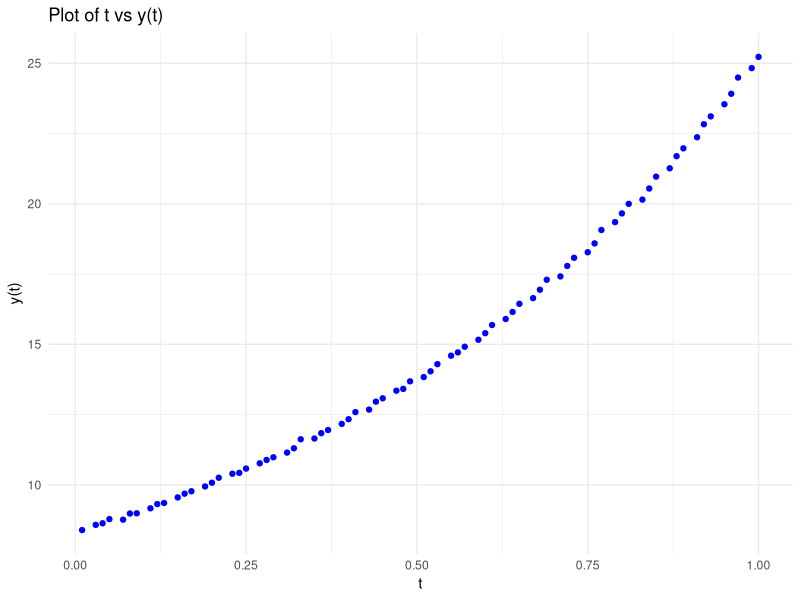
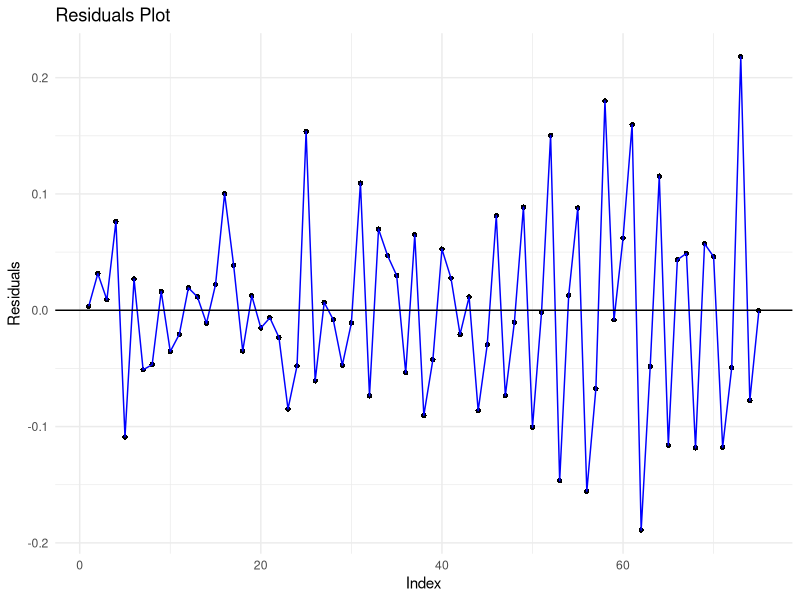
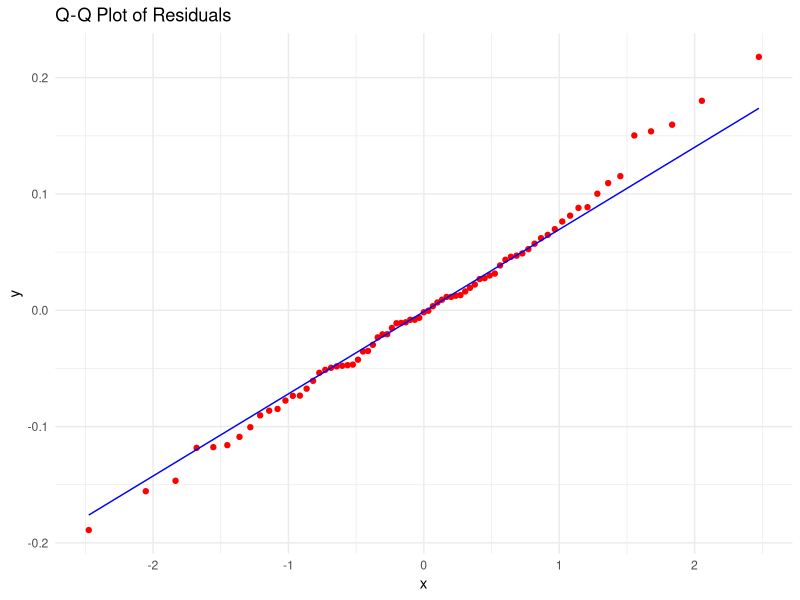
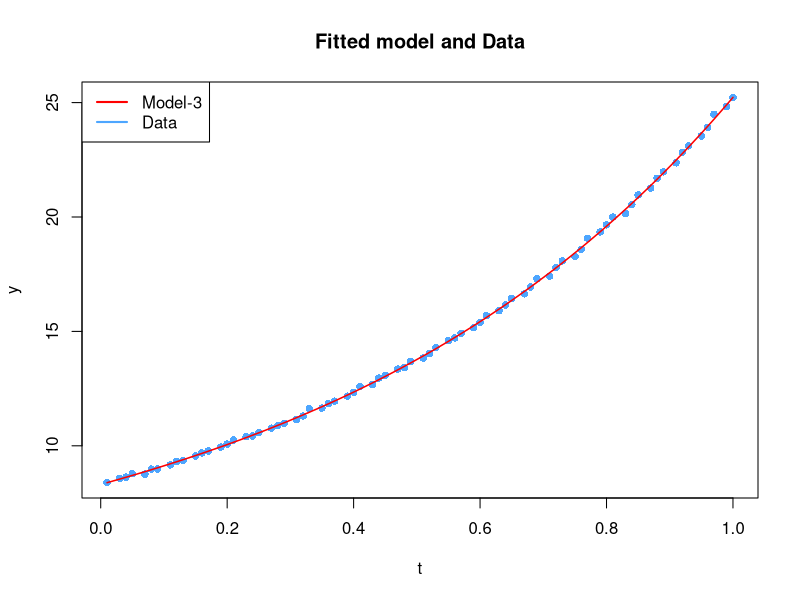

Generate these figures, in order, with R:
library(readr)
library(stats)
library(ggplot2)

data <- read_csv("data-23.csv")
t <- data$t
y <- data$`y(t)`
ggplot(data, aes(x = t, y = y)) +   geom_point(color = "blue") +        
  labs(title = "Plot of t vs y(t)", x = "t",y = "y(t)") +
  theme_minimal() 

################### Least Square Estimators ###################
# Fit Model 1: y(t) = α0 + α1 * exp(β1 * t) + α2 * exp(β2 * t) + e(t) 
loss_function_1 <- function(params) {
  a0 <- params[1]
  a1 <- params[2]
  b1 <- params[3]
  a2 <- params[4]
  b2 <- params[5]
  
  # Predicted values based on current parameters
  y_pred <- a0 + a1 * exp(b1 * t) + a2 * exp(b2 * t)
  
  # Sum of squared residuals
  sum((y - y_pred)^2)
}

# Initial guesses for the parameters
start_params_1 <- c(a0 = 1,a1 = 2, b1 = -0.01, a2 = 2, b2 = -0.01)

# Use optim to minimize the loss function
optim_results_1 <- optim(par = start_params_1, fn = loss_function_1, method = "BFGS")

# Extract the estimated parameters
a0_est <- optim_results_1$par[1]
a1_est <- optim_results_1$par[2]
b1_est <- optim_results_1$par[3]
a2_est <- optim_results_1$par[4]
b2_est <- optim_results_1$par[5]

pred1 <-  a0_est + a1_est * exp(b1_est * t) + a2_est * exp(b2_est * t)

# Fit Model 2: y(t) = (α0 + α1 * t) / (β0 + β1 * t) + e(t)
loss_function_2 <- function(params) {
  a0 <- params[1]
  a1 <- params[2]
  b0 <- params[3]
  b1 <- params[4]
  
  # Predicted values based on current parameters
  y_pred <- (a0 + a1 * t) / (b0 + b1 * t)
  
  # Sum of squared residuals
  sum((y - y_pred)^2)
}

# Initial guesses for the parameters
start_params_2 <- c(a0 = 1, a1 = 0.1, b0 = 1, b1 = 0.1)

# Use optim to minimize the loss function
optim_results_2 <- optim(par = start_params_2, fn = loss_function_2, method = "BFGS")

# Extract the estimated parameters
a0_est <- optim_results_2$par[1]
a1_est <- optim_results_2$par[2]
b0_est <- optim_results_2$par[3]
b1_est <- optim_results_2$par[4]

pred2 <- (a0_est + a1_est * t) / (b0_est + b1_est * t)

# Fit Model 3: y(t) = β0 + β1 * t + β2 * t^2 + β3 * t^3 + β4 * t^4 + e(t)
loss_function_3 <- function(params) {
  b0 <- params[1]
  b1 <- params[2]
  b2 <- params[3]
  b3 <- params[4]
  b4 <- params[5]
  
  # Predicted values based on current parameters
  y_pred <- b0 + b1*t + b2*(t^2) + b3*(t^3) + b4*(t^4)
  
  # Sum of squared residuals
  sum((y - y_pred)^2)
}

# Initial guesses for the parameters
start_params_3 <- c(b0 = mean(y), b1 = 1, b2 = 1, b3 = 1, b4 = 1)

# Use optim to minimize the loss function
optim_results_3 <- optim(par = start_params_3, fn = loss_function_3, method = "BFGS",hessian = TRUE)

# Extract the estimated parameters
b0_est <- optim_results_3$par[1]
b1_est <- optim_results_3$par[2]
b2_est <- optim_results_3$par[3]
b3_est <- optim_results_3$par[4]
b4_est <- optim_results_3$par[5]

pred3 <- b0_est + b1_est*t + b2_est*(t^2) + b3_est*(t^3) + b4_est*(t^4)

################### AIC and RSS ###################
calculate_rss <- function(actual, predicted){
  rss <- sum((actual - predicted)^2)
  return(rss)
}
rss1 <- calculate_rss(y, pred1)
rss2 <- calculate_rss(y, pred2)
rss3 <- calculate_rss(y, pred3)

n <- length(y)
k1 <- 5  #no of parameters in model-1
k2 <- 4  #no of parameters in model-2
k3 <- 5  #no of parameters in model-3

AIC_1 <- n*log(rss1/n) + 2*k1
AIC_2 <- n*log(rss2/n) + 2*k2
AIC_3 <- n*log(rss3/n) + 2*k3

## RSS3 and AIC_3 are low value, so Model-3 is the best fitted model


################### Estimated sigma2 ###################
# as the model-3 is best, we will consider model-3's residuals 
n <- length(y)
k3 <- 5  # Number of parameters in Model 3
residuals <- y - pred3
sigma2 <- sum((residuals)^2) / (n - k3)  # Residual variance
cat("Estimated sigma2 is", sigma2)

################### Confidence Intervals Based on Fisher Information Matrix ###################
# Calculate the estimated variance-covariance matrix
hessian_matrix <- optim_results_3$hessian
fisher_information_matrix <- solve(hessian_matrix)  # Inverse of the Hessian
cov_matrix <- fisher_information_matrix * sigma2  # Adjust by sigma^2 to get variances

# Calculate standard errors of the parameter estimates
std_errors <- sqrt(diag(cov_matrix))

# Compute 95% confidence intervals for each parameter
z_value <- qnorm(0.975)  # 1.96 for 95% confidence level
conf_intervals <- data.frame(
  Parameter = c("b0", "b1", "b2", "b3", "b4"),
  Estimate = c(b0_est, b1_est, b2_est, b3_est, b4_est),
  Lower_95_CI = c(b0_est, b1_est, b2_est, b3_est, b4_est) - z_value * std_errors,
  Upper_95_CI = c(b0_est, b1_est, b2_est, b3_est, b4_est) + z_value * std_errors
)
conf_intervals

################### Residuals plot ###################
residuals <- y - pred3
data_residual <- data.frame(Index = 1:length(residuals), Residuals = residuals)

# Create the plot
ggplot(data_residual, aes(x = Index, y = Residuals)) +
  geom_point(shape = 16) +         # Add points with solid circles
  geom_line(col="blue") +                    # Add a line connecting points
  geom_hline(yintercept = 0,       # Add a horizontal line at y = 0
             color = "black")+
  labs(title = "Residuals Plot", x = "Index", y = "Residuals") +
  theme_minimal()



################### Normality Verfitication ###################
# 1. Shapiro-Wilk Test 
shapiro_test <- shapiro.test(residuals)

# Print Shapiro-Wilk Test results
cat("Shapiro-Wilk Test p-value:", shapiro_test$p.value, "\n")
if (shapiro_test$p.value > 0.05) {
  cat("Residuals are likely normally distributed (fail to reject H0 at 5% level).\n")
} else {
  cat("Residuals are not normally distributed (reject H0 at 5% level).\n")
}

# 2. Q-Q Plot 
# Create the Q-Q plot
ggplot(data_residual, aes(sample = residuals)) +
  stat_qq(color="red") +
  stat_qq_line(col = "blue") +  # Black line
  ggtitle("Q-Q Plot of Residuals") +
  theme_minimal()


################### plot btw observed value and fitted curve ###################
plot(t,y,pch=16,main = "Fitted model and Data",type="b",col="#4da6ff")
lines(t,pred3,col="red",lwd=1.5)
legend("topleft", legend = c("Model-3","Data"), col = c("red","#4da6ff"), lwd = 2)

